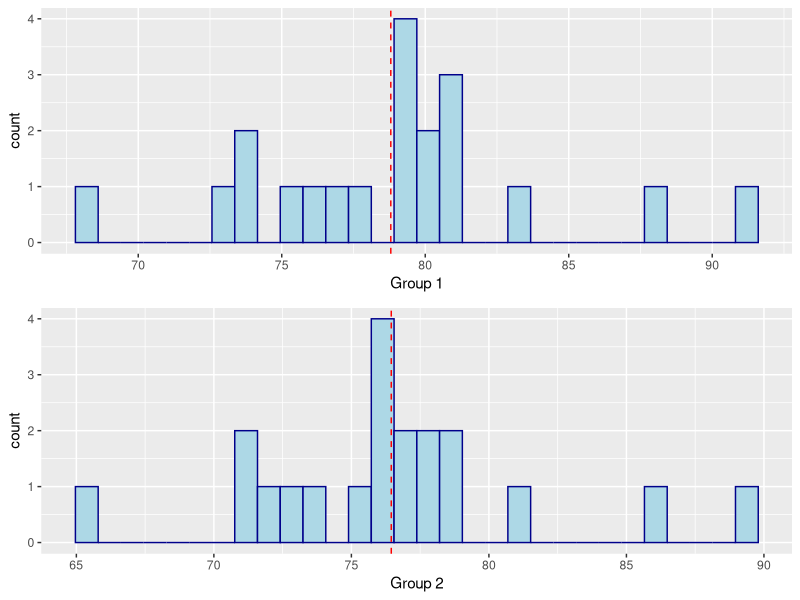
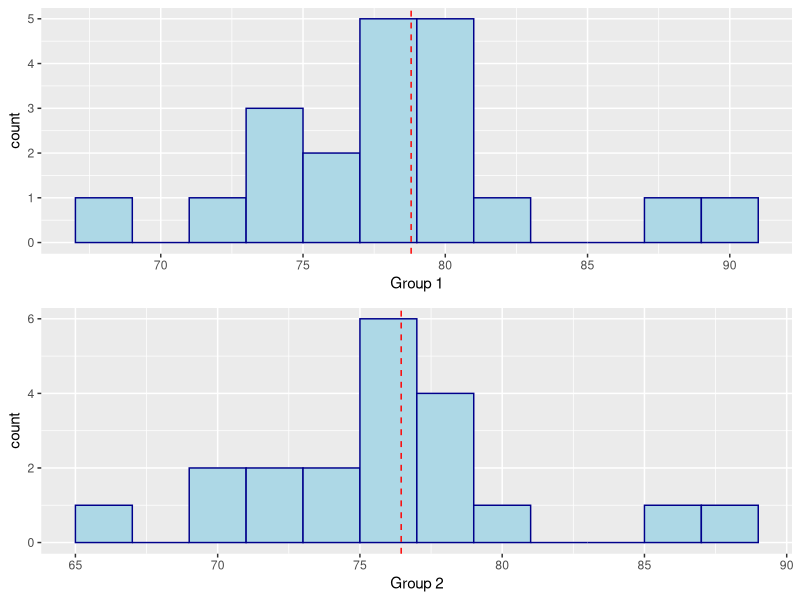
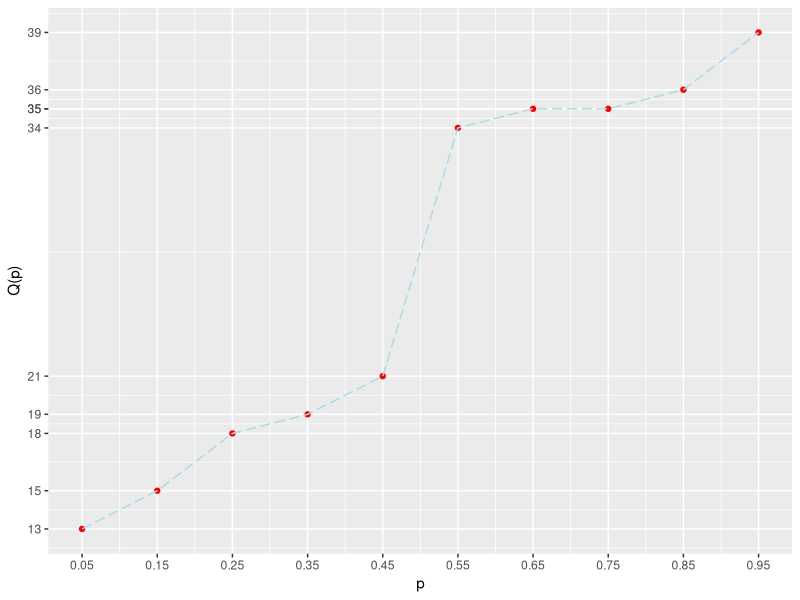
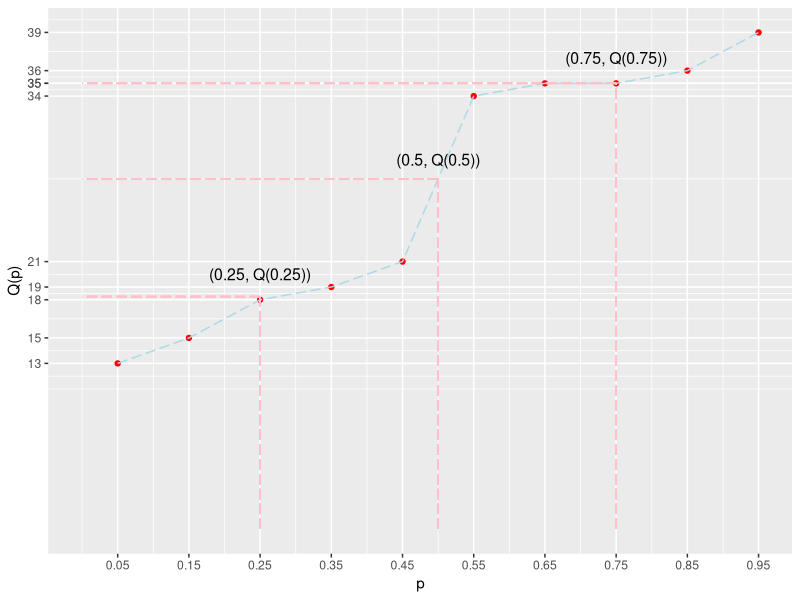
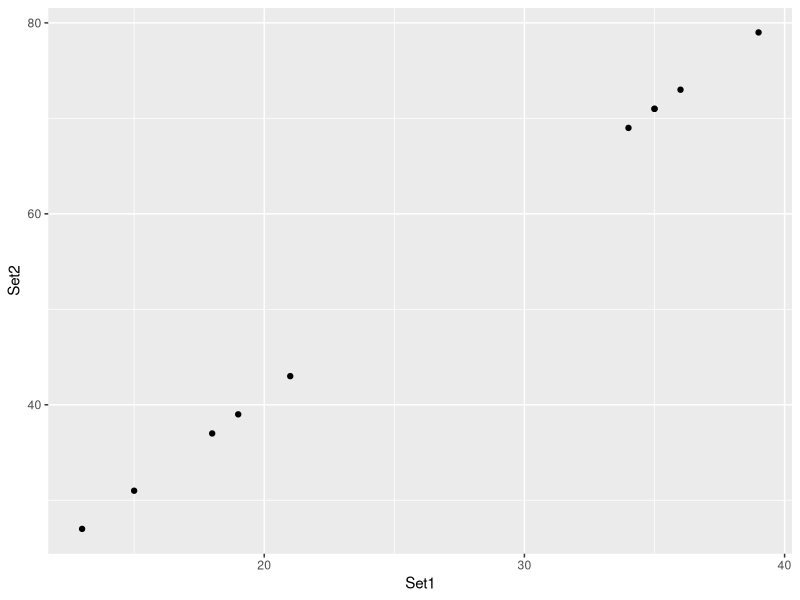
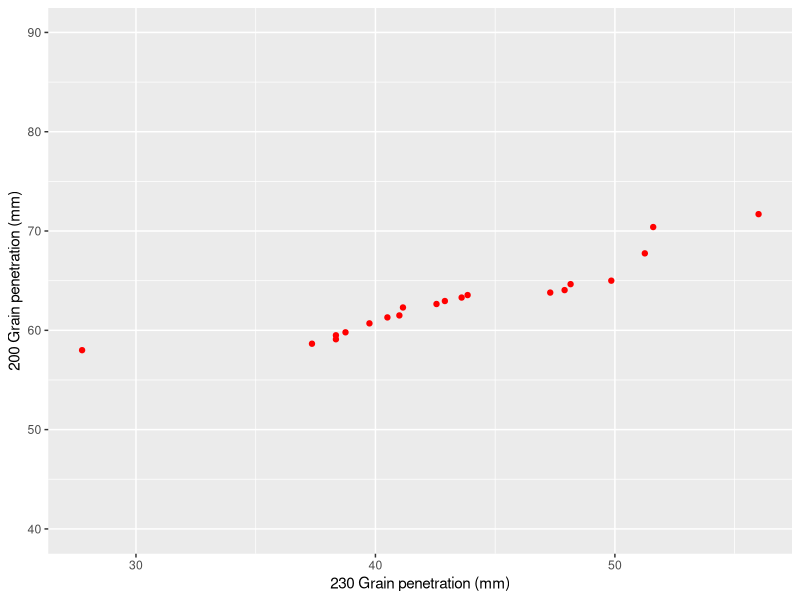
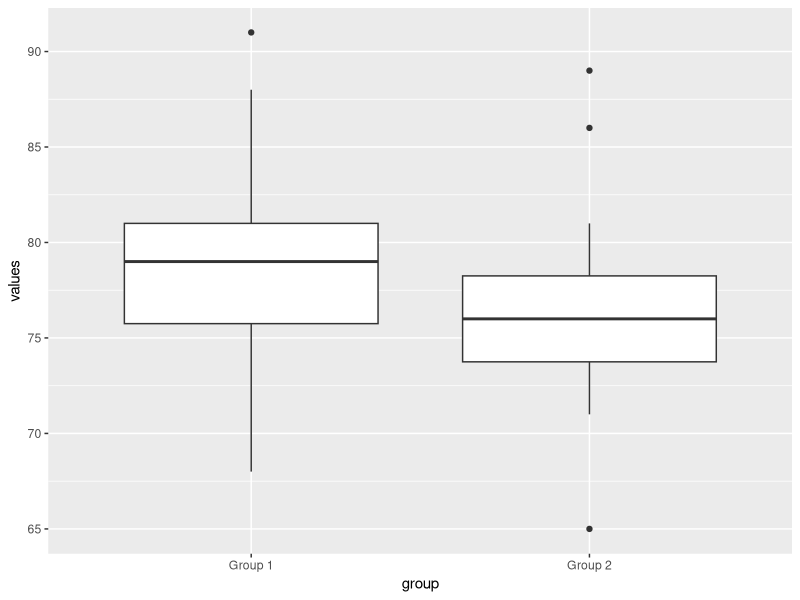
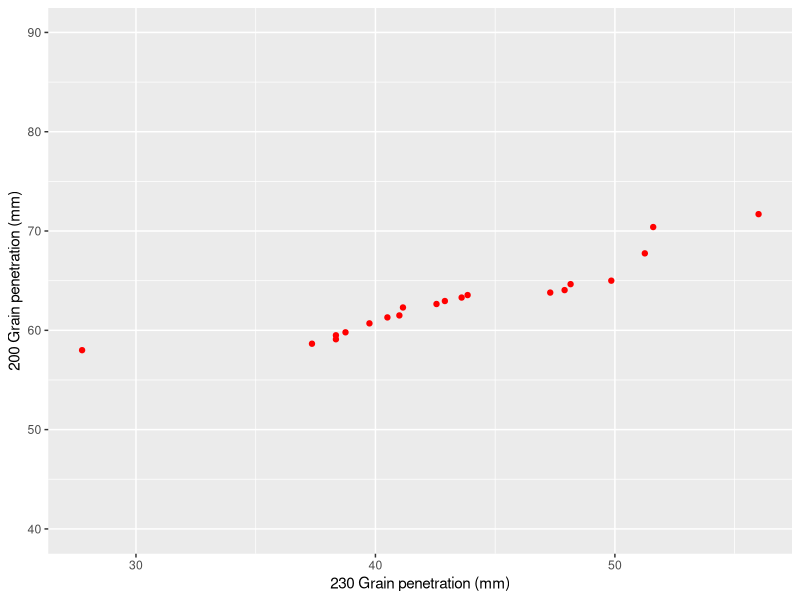

These figures' R source, in order:
## ---- chunk 1
   mode_values <- function(x){
      tbl <- table(x)
      names(which(tbl == max(tbl)))
   }

   print_multiple <- function(x){
      if(length(x) == 1){
         x
      }else{
         xfirst <- x[1:(length(x)-1)]
         paste(paste0(xfirst,collapse = ", "),"and",x[length(x)])
      }
   }

   my_quantile <- function(p,x){
      x <- x[order(x)]
      
      n <- length(x)

      raw.i <- n*p + .5
      floor.i <- floor(raw.i)
      if(floor.i == raw.i){
         x[floor.i]
      }else{
         x[floor.i] + (n*p - floor.i + .5)*(x[floor.i+1] - x[floor.i])
      }
   }

## ---- chunk 2
library(ggplot2)
g1<-c(74,79,77,81,68,79,81,76,81,80,80,78,88,83,79,91,79,75,74,73)
g2<- c(65,77,78,74,76,73,71,71,86,81,76,89,79,78,77,76,72,76,75,79)
g<-data.frame(cbind(g1, g2))
names(g)<-c("Group 1", "Group 2")
library(magrittr)
p1<- g %>% ggplot(aes(x = `Group 1`))+ geom_histogram(color="darkblue", fill="lightblue")+geom_vline(aes(xintercept=mean(`Group 1`)), color="red", linetype="dashed")
p2<- g %>% ggplot(aes(x = `Group 2`))+ geom_histogram(color="darkblue", fill="lightblue")+geom_vline(aes(xintercept=mean(`Group 2`)), color="red", linetype="dashed")
p3<- g %>% ggplot(aes(x = `Group 1`))+ geom_histogram(binwidth = 2,color="darkblue", fill="lightblue")+geom_vline(aes(xintercept=mean(`Group 1`)), color="red", linetype="dashed")
p4<- g %>% ggplot(aes(x = `Group 2`))+ geom_histogram(binwidth = 2, color="darkblue", fill="lightblue")+geom_vline(aes(xintercept=mean(`Group 2`)), color="red", linetype="dashed")
gridExtra::grid.arrange(p1, p2)


## ---- chunk 3

gridExtra::grid.arrange(p3, p4)
## ---- chunk 4

p<-seq(from= 0.05, to= 0.95, by= 0.10)
qp<-c(13, 15, 18, 19, 21, 34, 35, 35, 36, 39)
df<- data.frame(p, qp)
names(df)<- c( "p", "Q(p)")
library(magrittr)
library(ggplot2)
df %>% ggplot(aes(x = p, y = `Q(p)`))+ geom_point(color= "red")+ geom_line(linetype= 5, color= "lightblue")  +
scale_x_continuous(breaks = c(seq(from= 0.05, to= 0.95, by= 0.10))) +
scale_y_continuous(breaks = c(13, 15, 18, 19, 21, 34, 35, 35, 36, 39))


## ---- chunk 5

p<-seq(from= 0.05, to= 0.95, by= 0.10)
qp<-c(13, 15, 18, 19, 21, 34, 35, 35, 36, 39)
df<- data.frame(p, qp)
names(df)<- c( "p", "Q(p)")
library(magrittr)
library(ggplot2)
df %>% ggplot(aes(x = p, y = `Q(p)`))+ geom_point(color= "red")+ geom_line(linetype= 5, color= "lightblue")  +
scale_x_continuous(breaks = c(seq(from= 0.05, to= 0.95, by= 0.10))) +
scale_y_continuous(breaks = c(13, 15, 18, 19, 21, 34, 35, 35, 36, 39))+
   geom_segment(aes(x = .25, y = 18.25, xend = 0, yend = 18.25), color='pink', size=0.5, linetype=5)+
      geom_segment(aes(x = .25, y = 0, xend = 0.25, yend = 18.25), color='pink', size=0.5, linetype=5)+
         annotate("text", x = 0.25, y = 20, label = "(0.25, Q(0.25))",size=4)+

   geom_segment(aes(x = .5, y = 27.5, xend = 0, yend = 27.5), color='pink', size=0.5, linetype=5)+
      geom_segment(aes(x = .5, y = 0, xend = 0.5, yend = 27.5), color='pink', size=0.5, linetype=5)+
      annotate("text", x = 0.5, y = 29, label = "(0.5, Q(0.5))",size=4)+

   geom_segment(aes(x = .75, y = 35, xend = 0, yend = 35), color='pink', size=0.5, linetype=5)+
      geom_segment(aes(x = .75, y = 0, xend = 0.75, yend = 35), color='pink', size=0.5, linetype=5)+   
   annotate("text", x = 0.75, y = 37, label = "(0.75, Q(0.75))",size=4)


## ---- chunk 6
Set1<- c(13, 15,  18,  19,  21, 34, 35 ,35, 36 ,39 )
Set2<- c( 27 , 31 , 37 , 39 , 43 ,  69 , 71 , 71 , 73  , 79 )

df<-data.frame(Set1, Set2)
df %>% ggplot(aes(x = Set1, y = Set2))+ geom_point()

## ---- chunk 7
Set1<- c(27.75, 37.35, 38.35, 38.35, 38.75, 39.75, 40.50, 41, 41.15, 42.55, 42.9, 43.6, 43.85, 47.3, 47.9, 48.15, 49.85, 51.25, 51.6, 56)
Set2<- c( 58, 58.65, 59.10, 59.5, 59.8, 60.7, 61.3, 61.5, 62.3, 62.65, 62.95, 63.3, 63.55, 63.8, 64.05, 64.65, 65, 67.75, 70.4, 71.7 )

df<-data.frame(Set1, Set2)
df %>% ggplot(aes(x = Set1, y = Set2))+ geom_point(color="red")+ ylim(40, 90)+ xlab("230 Grain penetration (mm)")+ ylab("200 Grain penetration (mm)")

## ---- chunk 8
   grp1 <- c(74, 79, 77, 81, 68, 79, 81, 76, 81, 80, 80, 78, 88, 83, 79, 91, 79, 75, 74, 73)
   grp2 <- c(65, 77, 78, 74, 76, 73, 71, 71, 86, 81, 76, 89, 79, 78, 77, 76, 72, 76, 75, 79)
   dotplots <- data.frame(values = c(grp1,grp2), group = rep(c("Group 1","Group 2"), each = length(grp1)))
## ---- chunk 9

   ggplot(data = dotplots, aes(x = group, y = values)) + geom_boxplot() 

## ---- chunk 10
Set1<- c(27.75, 37.35, 38.35, 38.35, 38.75, 39.75, 40.50, 41, 41.15, 42.55, 42.9, 43.6, 43.85, 47.3, 47.9, 48.15, 49.85, 51.25, 51.6, 56)
Set2<- c( 58, 58.65, 59.10, 59.5, 59.8, 60.7, 61.3, 61.5, 62.3, 62.65, 62.95, 63.3, 63.55, 63.8, 64.05, 64.65, 65, 67.75, 70.4, 71.7 )

df1<-data.frame(values = c(Set1,Set2), group = rep(c("Set 1","Set 2"), each = length(Set1)))
df<-data.frame(Set1, Set2)
df %>% ggplot(aes(x = Set1, y = Set2))+ geom_point(color="red")+ ylim(40, 90)+ xlab("230 Grain penetration (mm)")+ ylab("200 Grain penetration (mm)")

## ---- chunk 11
df1 %>% ggplot( aes(x = group, y = values)) + geom_boxplot() + ylim(30, 78)

## ---- chunk 12
   grp1 <- c(74, 79, 77, 81, 68, 79, 81, 76, 81, 80, 80, 78, 88, 83, 79, 91, 79, 75, 74, 73)
   grp2 <- c(65, 77, 78, 74, 76, 73, 71, 71, 86, 81, 76, 89, 79, 78, 77, 76, 72, 76, 75, 79)
   dotplots <- data.frame(values = c(grp1,grp2), groups = rep(c("Group 1","Group 2"), each = length(grp1)))

   #ggplot(data=dotplots, aes(x = values, fill = factor(groups))) + geom_dotplot(binwidth = 1) + facet_grid(groups~.)
## ---- chunk 13
   samp <- sample(50:70,5)
   samp_bar <- round(mean(samp),2)
